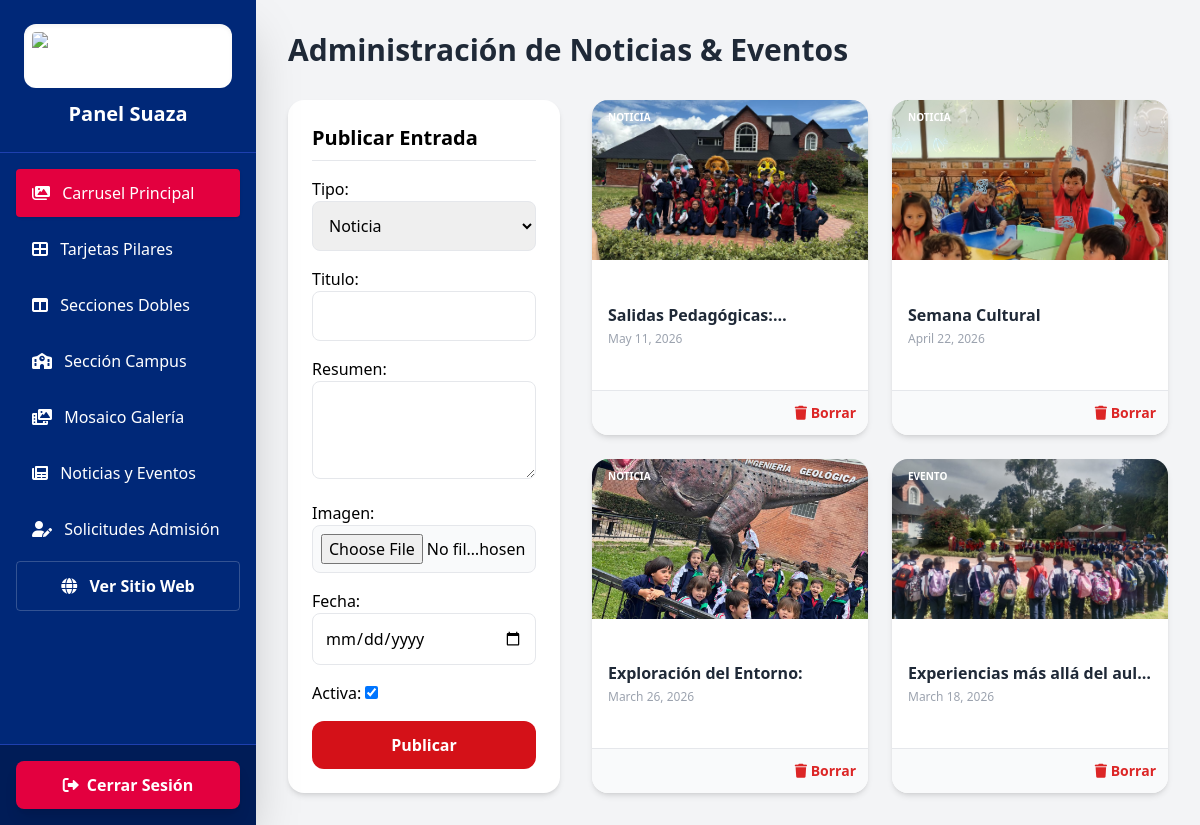
Screenshot of /dashboard/noticias/ (signed in) with the database file from the repository.
### app/models.py (models this page shows, shortened)
class NoticiaEvento(models.Model):
    TIPO_CHOICES = [('NOTICIA', 'Noticia'), ('EVENTO', 'Evento')]
    tipo = models.CharField(max_length=10, choices=TIPO_CHOICES, default='NOTICIA')
    titulo = models.CharField(max_length=200)
    resumen = models.TextField(max_length=500)
    imagen = models.ImageField(upload_to='noticias/')
    fecha = models.DateField()
    activa = models.BooleanField(default=True)
    class Meta:
        ordering = ['-fecha']

### app/views.py (the view)
# urls.py: path('dashboard/noticias/', views.dashboard_noticias, name='dashboard_noticias'),
@login_required
def dashboard_noticias(request):
    noticias = NoticiaEvento.objects.all()
    if request.method == 'POST':
        form = NoticiaForm(request.POST, request.FILES)
        if form.is_valid():
            form.save()
            return redirect('dashboard_noticias')
    else:
        form = NoticiaForm()
    return render(request, 'portal/dashboard_noticias.html', {'noticias': noticias, 'form': form})

### app/forms.py
class NoticiaForm(forms.ModelForm):
    class Meta:
        model = NoticiaEvento
        fields = ['tipo', 'titulo', 'resumen', 'imagen', 'fecha', 'activa']
        widgets = {
            'tipo': forms.Select(attrs={'class': 'w-full p-3 border rounded-lg'}),
            'titulo': forms.TextInput(attrs={'class': 'w-full p-3 border rounded-lg'}),
            'resumen': forms.Textarea(attrs={'class': 'w-full p-3 border rounded-lg', 'rows': 3}),
            'imagen': forms.FileInput(attrs={'class': 'w-full p-2 border rounded-lg bg-gray-50'}),
            'fecha': forms.DateInput(attrs={'class': 'w-full p-3 border rounded-lg', 'type': 'date'}),
        }

### app/templates/portal/dashboard_noticias.html (shortened to what this page needs)
<!DOCTYPE html>
<html lang="es">
<head>
    <script src="https://cdn.tailwindcss.com"></script>
    <link rel="stylesheet" href="https://cdnjs.cloudflare.com/ajax/libs/font-awesome/6.0.0/css/all.min.css">
</head>
<body class="bg-gray-100 flex min-h-screen">
<aside id="dash-sidebar" class="w-64 bg-[#002878] text-white flex flex-col shadow-2xl fixed h-full z-40 transform -translate-x-full lg:translate-x-0 transition-transform duration-300">
        <div class="p-6 text-center border-b border-blue-800 relative">
            {% load static %}
            <img src="{% static 'img/logo-suaza.png' %}" class="h-16 mx-auto mb-3 bg-white rounded-xl p-2 shadow-inner">
            <h2 class="text-xl font-bold">Panel Suaza</h2>
        </div>
        <nav class="flex-grow p-4 space-y-2 overflow-y-auto font-medium">
            <a href="{% url 'dashboard_carrusel' %}" class="block py-3 px-4 rounded bg-[#E3003F] shadow"><i class="fas fa-images mr-2"></i> Carrusel Principal</a>
            <a href="{% url 'dashboard_tarjetas' %}" class="block py-3 px-4 rounded hover:bg-[#E3003F] transition"><i class="fas fa-th-large mr-2"></i> Tarjetas Pilares</a>
            <a href="{% url 'dashboard_secciones' %}" class="block py-3 px-4 rounded hover:bg-[#E3003F] transition"><i class="fas fa-columns mr-2"></i> Secciones Dobles</a>
            <a href="{% url 'dashboard_campus' %}" class="block py-3 px-4 rounded hover:bg-[#E3003F] transition"><i class="fas fa-school mr-2"></i> Sección Campus</a>
            <a href="{% url 'dashboard_galeria' %}" class="block py-3 px-4 rounded hover:bg-[#E3003F] transition"><i class="fas fa-photo-video mr-2"></i> Mosaico Galería</a>
            <a href="{% url 'dashboard_noticias' %}" class="block py-3 px-4 rounded hover:bg-[#E3003F] transition"><i class="fas fa-newspaper mr-2"></i> Noticias y Eventos</a>
            <a href="{% url 'dashboard_admisiones' %}" class="block py-3 px-4 rounded hover:bg-[#E3003F] transition"><i class="fas fa-user-edit mr-2"></i> Solicitudes Admisión</a>
            <a href="{% url 'inicio' %}" target="_blank" class="block py-3 px-4 rounded border border-white/20 hover:bg-white/10 transition mt-8 text-center font-bold"><i class="fas fa-globe mr-2"></i> Ver Sitio Web</a>
        </nav>
        <div class="p-4 border-t border-blue-800 bg-[#001c57]">
            <form action="{% url 'logout' %}" method="post">
                <button type="submit" class="w-full bg-[#E3003F] text-white py-3 rounded-lg font-bold hover:bg-red-800 transition shadow-lg flex items-center justify-center">
                    <i class="fas fa-sign-out-alt mr-2"></i> Cerrar Sesión
                </button>
            </form>
        </div>
    </aside>
    <main class="flex-grow p-8 ml-64">
        <h1 class="text-3xl font-bold text-gray-800 mb-8">Administración de Noticias & Eventos</h1>
        <div class="grid grid-cols-1 lg:grid-cols-3 gap-8">
            <div class="bg-white p-6 rounded-2xl shadow-md h-fit">
                <h3 class="text-xl font-bold mb-4 border-b pb-2">Publicar Entrada</h3>
                <form method="POST" enctype="multipart/form-data" class="space-y-4">
                    {{ form.as_p }}
                    <button type="submit" class="w-full bg-[#d41118] text-white font-bold py-3 rounded-xl hover:bg-red-800 transition">Publicar</button>
                </form>
            </div>
            <div class="lg:col-span-2 grid grid-cols-1 md:grid-cols-2 gap-6">
                {% for noti in noticias %}
                <div class="bg-white rounded-2xl shadow-md overflow-hidden flex flex-col justify-between">
                    <div class="h-40 bg-gray-200 relative">
                        <img src="{{ noti.imagen.url }}" class="w-full h-full object-cover">
                        <span class="absolute top-2 left-2 text-[10px] font-bold text-white px-2 py-0.5 rounded-full {% if noti.tipo == 'EVENTO' %}bg-suazared{% else %}bg-suazablue{% endif %}">{{ noti.tipo }}</span>
                    </div>
                    <div class="p-4">
                        <h5 class="font-bold text-gray-800 line-clamp-1">{{ noti.titulo }}</h5>
                        <p class="text-xs text-gray-400 mt-1">{{ noti.fecha }}</p>
                    </div>
                    <div class="p-3 bg-gray-50 border-t flex justify-end">
                        <a href="{% url 'eliminar_noticia' noti.pk %}" onclick="return confirm('¿Eliminar?');" class="text-red-600 hover:text-red-800 text-sm font-bold"><i class="fas fa-trash"></i> Borrar</a>
                    </div>
                </div>
                {% endfor %}
            </div>
        </div>
    </main>
</body>
</html>

### rows the page displays
NoticiaEvento: imagen (picture), tipo "NOTICIA", titulo "Salidas…", fecha "May 11, 2026"
NoticiaEvento: imagen (picture), tipo "NOTICIA", titulo "Semana Cultural", fecha "April 22, 2026"
NoticiaEvento: imagen (picture), tipo "NOTICIA", titulo "Exploración del Entorno:", fecha "March 26, 2026"
NoticiaEvento: imagen (picture), tipo "EVENTO", titulo "Experiencias más allá del…", fecha "March 18, 2026"
